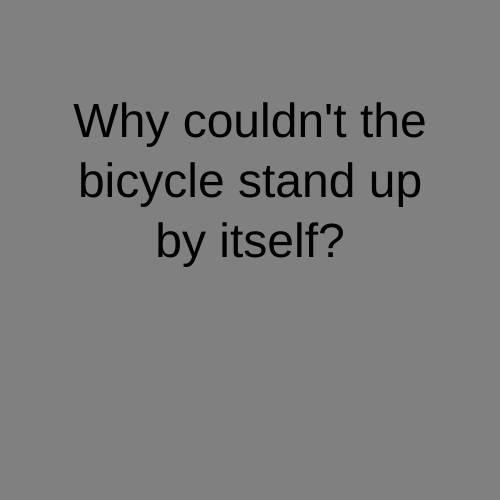
Frame 1 (no input)
Frame 60 (no input): identical to frame 1, image omitted
Frame 120 (the mouse pressed at the canvas centre since frame 60): identical to frame 1, image omitted

The p5.js sketch that drew this single still picture (run headless with seeded random() and noise() and a simulated clock; from frame 60 on, the mouse is pressed at the canvas centre):

// p5.js sketch
// ── sketch.js
let myState = 0;

function setup() {
  createCanvas(500, 500);
  textAlign(CENTER);
  rectMode(CENTER);
}

function draw() {


  switch (myState) {
    case 0:
      background('grey');
      fill('black');
      textSize(48);
      text("Why couldn't the bicycle stand up by itself?", width/2, height/2, 400, 300);
      break;

    case 1:
      background('yellow');
    fill('black');
    textSize(48);
    text("Because it is two tired", width / 2, height / 2, 400, 300);
    break;
  }
}

function mouseReleased(){
  myState = (myState + 1) % 2;
}
